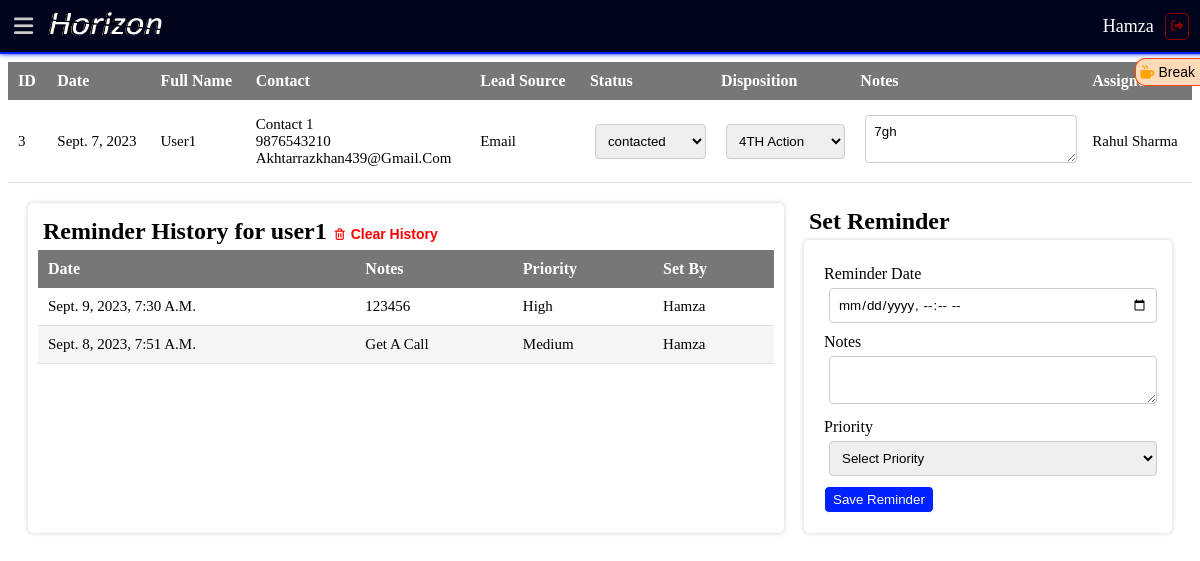
/lead_reminder/3/ (signed in), run on the app's committed database.
### realestateapp/models.py (models this page shows, shortened)
class CustomUser(AbstractUser):
    USER_ROLES = [
        (1, "Admin"),
        (2, "Team Leader"),
        (3, "Agent"),
    ]
    role = models.PositiveIntegerField(choices=USER_ROLES, default=1)

class Lead(models.Model):
    LEAD_STATUSES = (
        ('new', 'New'),
        ('contacted', 'Contacted'),
        ('converted', 'Converted'),
        ('lost', 'Lost'),
    )
    SOURCE_CHOICES = (
        ('internet', 'Via Internet'),
        ('email', 'Email Inquiry'),
        ('referral', 'Referral'),
        ('social_media', 'Social Media'),
        ('walk_in', 'Walk-in Customer'),
        ('website', 'Website'),
    )
    date = models.DateField()
    name = models.CharField(max_length=100)
    contact_info = models.ForeignKey(
        Contact, on_delete=models.CASCADE, related_name='lead_contact', null=True, blank=True)
    source = models.CharField(max_length=100, choices=SOURCE_CHOICES)
    status = models.CharField(max_length=20, choices=LEAD_STATUSES)
    details = models.TextField()
    follow_up_actions = models.ForeignKey(
        CustomFollowUp, on_delete=models.SET_NULL, null=True, blank=True)
    assigned_to = models.ForeignKey(
        TeamLeader, on_delete=models.CASCADE, related_name='team_leader_leads', null=True)
    assigned_to_agents = models.ForeignKey(
        Agent, on_delete=models.CASCADE, blank=True, related_name='agent_leads', null=True)
    last_seen_by = models.ForeignKey(
        CustomUser, on_delete=models.CASCADE, related_name='seen_leads', blank=True, null=True)

class Contact(models.Model):
    name = models.CharField(max_length=100, null=True, blank=True)
    email = models.EmailField(null=True, blank=True)
    phone_number = models.CharField(max_length=20, null=True, blank=True)
    address = models.TextField(null=True, blank=True)
    occupation = models.CharField(max_length=100, null=True, blank=True)
    date = models.DateField(null=True, blank=True)
    notes = models.TextField(null=True, blank=True)

class CustomFollowUp(models.Model):
    name = models.CharField(max_length=100)

class TeamLeader(models.Model):
    auth_user = models.OneToOneField(
        CustomUser, on_delete=models.CASCADE, related_name='teamleader')
    username = models.CharField(max_length=150)
    password = models.CharField(max_length=128)
    profile_pic = models.ImageField(upload_to='employ_profile_pic', null=True)
    first_name = models.CharField(max_length=100)
    last_name = models.CharField(max_length=100)
    email = models.EmailField(unique=True)
    phone_number = models.CharField(max_length=20)
    address = models.TextField()
    joining_date = models.DateField()
    remarks = models.TextField(blank=True)
    sales_traget = models.CharField(blank=True,null=True,max_length=255)

class LeadReminder(models.Model):
    lead = models.ForeignKey(Lead, on_delete=models.CASCADE, related_name='reminders')
    set_by = models.ForeignKey(CustomUser,on_delete=models.CASCADE,blank=True, null=True)
    reminder_date = models.DateTimeField()
    notes = models.TextField(blank=True, null=True)
    PRIORITY_CHOICES = (
        ('low', 'Low'),
        ('medium', 'Medium'),
        ('high', 'High'),
    )
    priority = models.CharField(max_length=10, choices=PRIORITY_CHOICES, default='medium')

### realestateapp/views.py (the view, shortened to what this page needs)
# urls.py: path('lead_reminder/<int:pk>/', lead_reminder, name='lead_reminder'),
def lead_reminder(request, pk):
    lead = get_object_or_404(Lead, pk=pk)
    current_user = request.user
    reminders = LeadReminder.objects.filter(lead=lead)
    context = {
        'lead': lead,
        'reminders': reminders,
    }
    return render(request,'lead_reminder.html',context)

### template/lead_reminder.html (shortened to what this page needs)
{% extends 'base.html' %}
{% block content %}
<br>
<br>
<br>
<table>
    <thead>
        <tr>
            <th>ID</th>
            <th>Date</th>
            <th>Full Name</th>
            <th>Contact</th>
            <th>Lead Source</th>
            <th>Status</th>
            <th>Disposition</th>
            <th>Notes</th>
            {% if user.role != 3 %}
                <th>Assigned To</th>
            {% endif %}
        </tr>
    </thead>
    <tbody>
          <tr>
              <td>{{ lead.id }}</td>
              <td>{{ lead.date }}</td>
              <td>{{ lead.name }}</td>
              <td>
                  {{ lead.contact_info.name }} <br>
                  {{ lead.contact_info.phone_number }} <br>
                  {{ lead.contact_info.email }}
              </td>
              <td>{{ lead.source }}</td>
              <td>
                <select class="list-page" name="status" id="status-{{ lead.pk }}">
                    <option selected>{{ lead.status }}</option>
                </select>
              </td>
              <td>
                <select class="list-page" name="follow_up_actions" id="follow-up-actions-{{ lead.pk }}">
                    <option selected>{{ lead.follow_up_actions.name }}</option>
                </select>
              </td>
              <td>
                <textarea name="notes" id="notes-{{ lead.pk }}">{{ lead.details }}</textarea>
              </td>
              {% if user.role != 3 %}
                  <td>
                      {% if user.role == 1 %}
                          {{ lead.assigned_to.first_name }} {{ lead.assigned_to.last_name }} <br>
                      {% elif user.role == 2 %}
                          {{ lead.assigned_to_agents.first_name }} {{ lead.assigned_to_agents.last_name }}
                      {% endif %}
                  </td>
              {% endif %}
          </tr>
    </tbody>
</table>
<section class="container">
    <div class="reminder-form">
        <h2>Set Reminder </h2>
        <form id="reminderForm" method="post" action="#">
            <div class="form-group">
                <label for="reminderDate">Reminder Date</label>
                <input type="datetime-local" id="reminderDate" name="reminder_date" required>
            </div>
            <div class="form-group">
                <label for="reminderNotes">Notes</label>
                <textarea id="reminderNotes" name="notes"></textarea>
            </div>
            <div class="form-group">
                <label for="priority">Priority</label>
                <select id="priority" name="priority">
                    <option value="" selected disabled>Select Priority</option>
                </select>
            </div>
            <button type="submit">Save Reminder</button>
        </form>
    </div>
    <div class="reminder-history">
        <h2>Reminder History for {{ lead.name }}
            <a href="{% url 'clear_lead_reminders' lead.pk %}" id="clear-history-button"><i class="uil uil-trash-alt"></i> Clear History</a>
        </h2>
        <table>
            <thead>
                <tr>
                    <th>Date</th>
                    <th>Notes</th>
                    <th>Priority</th>
                    <th>Set By</th>
                </tr>
            </thead>
            <tbody>
                {% for reminder in reminders %}
                <tr>
                    <td>{{ reminder.reminder_date }}</td>
                    <td>{{ reminder.notes }}</td>
                    <td>{{ reminder.get_priority_display }}</td>
                    <td>{{ reminder.set_by.username }}</td>
                </tr>
                {% empty %}
                <tr>
                    <td colspan="4">No reminders available.</td>
                </tr>
                {% endfor %}
            </tbody>
        </table>
    </div>
</section>
{% endblock %}

### template/navbar.html (shortened to what this page needs)
{% load static %}
<div class="navbar">
  <div class="nav-left">
    <span id="menu-toggle" aria-label="Toggle Sidebar"><i class="fas fa-bars"></i> </span>
    {% if user.role == 1 %}
    <a href="{% url 'dashboard' %}">
      <img class="navbar-brand" src="{% static 'img/f-logo.png' %}" alt="">
    </a>
    {% elif user.role == 2 %}
    <a href="{% url 'dashboard' %}">
      <img class="navbar-brand" src="{% static 'img/f-logo.png' %}" alt="">
    </a>
    {% elif user.role == 3 %}
    <a href="{% url 'dashboard' %}">
      <img class="navbar-brand" src="{% static 'img/f-logo.png' %}" alt="">
    </a>
    {% endif %}
  </div>
  <div class="nav-right">
    {% if user.is_authenticated %}
    <div id="tea-break">
      <div class="blink">
        <div class="tea-break-icon" onclick="toggleTeaBreak()">
          <i class="fas fa-mug-hot"></i> Break
        </div>
      </div>
    </div>
    {% if user.role == 1 %}
    <p>{{ user.username }}</p>
    {% endif %}
    <a class="sign-out" href="{% url 'user_logout' %}"><i class="fas fa-thin fa-sign-out-alt"></i></a>
    {% endif %}
  </div>
</div>

### realestateapp/static/css/base.css (style rules this page uses)
:root { --color-fade-white: #cacaca; --color-faded-white: #aaaaaa; --color-2-text: #777777; --color-secondary: #FAF1E6; --color-primary: #00041d; --button-color: #0022ff; --received-color: #0022ff88; --sent-color: #0022ff2d; --shade-: #006eff0a; }
table { border-collapse: collapse; width: 100%; text-transform: capitalize; }
table thead th { background-color: var(--color-2-text); color: #ffffff; padding: 10px; text-align: left; width: min-content; }
table tbody td { padding: 10px; border-bottom: 1px solid #e0e0e0; width: min-content; text-align: left; font-size: 15px; }
table tbody tr:nth-child(even) { background-color: #f5f5f5; width: min-content; }
input[type="text"], input[type="email"], input[type="tel"], input[type="number"], input[type="file"], input[type="password"], input[type="date"], input[type="datetime-local"], textarea, select { width: 100%; padding: 8px; border: 1px solid #ccc; border-radius: 4px; box-sizing: border-box; transition: border-color 0.3s ease; margin: 5px !important; font-family: Arial, Helvetica, sans-serif; outline: none; }
textarea { resize: vertical; }
img { width: 50px; height: 50px; border-radius: 50%; }
h2 { margin: 5px !important; }
button { padding: 5px 8px; border: 1px solid #ffffff; border-radius: 5px; background-color: #0022ff; color: white; cursor: pointer; }
.form-group { margin: 5px 0; }
a { text-decoration: none; }

### realestateapp/static/css/navbar.css (style rules this page uses)
.navbar { display: flex; justify-content: space-between; align-items: center; background-color: #00041d; padding: 10px; position: fixed; top: 0; left: 0; width: 100%; height: 2rem; z-index: 999; border-bottom: 2px solid #0022ff; box-shadow: 0 0 5px #0022ff; }
.nav-left { display: flex; align-items: center; padding: 0; gap: .5rem; }
.fa-bars { font-size: 22px; color: #cacaca; font-weight: bold; padding: 4px; transition: .3s ease-in-out; cursor: pointer; }
.navbar-brand { height: 1.8rem; border-radius: 10px; transition: .3s ease-in-out; width: 120px; }
.nav-right { display: flex; flex-direction: row; justify-content: right; align-items: center; gap: .1rem; margin-right: 1rem; }
.nav-right > p { color: white; font-size: 18px; text-transform: capitalize; }
.sign-out { margin: 15px 5px ; padding: 5px; color: darkred; border: 1px solid darkred; border-radius: 5px; text-decoration: none; font-size: 12px; transition: .3s color ease-in-out; }
#tea-break { position:fixed; display: flex; flex-direction: column; top: 4.5rem; right: -0px; background: #FFDAB9; border: 1px solid #FF4500; border-right: none; border-radius: 10px; border-top-right-radius: 0; border-bottom-right-radius: 0; transform: translateY(-50%); padding:5px; z-index: 9999; transition: right 0.5s; }
.tea-break-icon { cursor: pointer; color: #000000; font-size: 14px !important; font-family: Arial, Helvetica, sans-serif !important; text-transform: capitalize !important; text-align: center; }
.fa-mug-hot { color: orange; }

### template/lead_reminder.html (style rules this page uses)
.container { display: flex; flex-direction: row-reverse; justify-content: space-between; padding: 20px; gap: 20px; }
.reminder-form { flex: 1; background-color: #fff; }
#reminderForm { box-shadow: 0 0 5px rgba(0, 0, 0, 0.2); border-radius: 5px; padding: 20px; }
.reminder-history { flex: 2; background-color: #fff; padding: 10px; box-shadow: 0 0 5px rgba(0, 0, 0, 0.2); border-radius: 5px; }
.reminder-history h2 { margin-bottom: 10px; }
.uil-trash-alt { color: red; cursor: pointer; }
.reminder-history a { font-size: 14px; color: red; font-family: Arial, Helvetica, sans-serif; cursor: pointer; }

### data on the page
CustomUser: username "Hamza"
Lead: id "3", date "Sept. 7, 2023", name "User1", contact_info.name "Contact 1", contact_info.phone_number "9876543210", contact_info.email "Akhtarrazkhan439@gmail.com", source "Email", status "contacted", follow_up_actions "4TH Action", notes "7gh", assigned_to.first_name "Rahul", assigned_to.last_name "Sharma", name "user1"
LeadReminder: reminder_date "Sept. 9, 2023, 7:30 A.m.", notes "123456", priority "High", set_by.username "Hamza"
LeadReminder: reminder_date "Sept. 8, 2023, 7:51 A.m.", notes "Get A Call", priority "Medium", set_by.username "Hamza"
